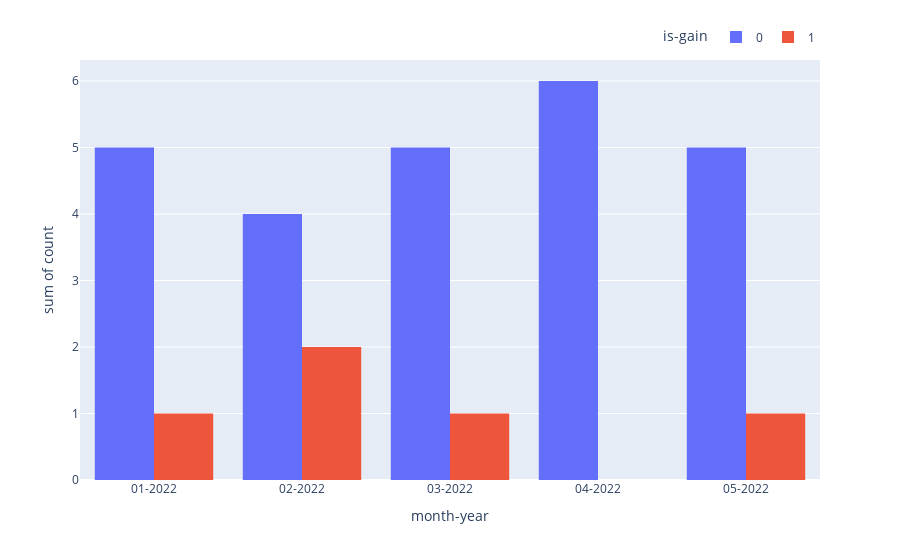

Notebook code for this chart:
### Code cell
chart_title="gain-lose"

fig = px.histogram(df_Monthly_Count, x="month-year", y="count",
             color='is-gain', barmode='group',height=500)

fig.update_layout(legend=dict(
    orientation="h",
    yanchor="bottom",
    y=1.02,
    xanchor="right",
    x=1
))
fig.show()

pio.write_image(fig, f"{report_path}\\{title}-{chart_title}.png")

### Figure 1 — Plotly figure (JSON) as saved in the notebook; plotly's stock layout.template omitted (floating-point values rounded to 4 significant figures)
{"data": [{"alignmentgroup": "True", "bingroup": "x", "histfunc": "sum", "hovertemplate": "is-gain=0<br>month-year=%{x}<br>sum of count=%{y}<extra></extra>", "legendgroup": "0", "marker": {"color": "#636efa", "pattern": {"shape": ""}}, "name": "0", "offsetgroup": "0", "orientation": "v", "showlegend": true, "type": "histogram", "x": ["01-2022", "02-2022", "03-2022", "04-2022", "05-2022"], "xaxis": "x", "y": [5, 4, 5, 6, 5], "yaxis": "y"}, {"alignmentgroup": "True", "bingroup": "x", "histfunc": "sum", "hovertemplate": "is-gain=1<br>month-year=%{x}<br>sum of count=%{y}<extra></extra>", "legendgroup": "1", "marker": {"color": "#EF553B", "pattern": {"shape": ""}}, "name": "1", "offsetgroup": "1", "orientation": "v", "showlegend": true, "type": "histogram", "x": ["01-2022", "02-2022", "03-2022", "05-2022"], "xaxis": "x", "y": [1, 2, 1, 1], "yaxis": "y"}], "layout": {"autosize": true, "barmode": "group", "legend": {"orientation": "h", "title": {"text": "is-gain"}, "tracegroupgap": 0, "x": 1, "xanchor": "right", "y": 1.02, "yanchor": "bottom"}, "margin": {"t": 60}, "xaxis": {"anchor": "y", "autorange": true, "domain": [0, 1], "range": [-0.5, 4.5], "title": {"text": "month-year"}, "type": "category"}, "yaxis": {"anchor": "x", "autorange": true, "domain": [0, 1], "range": [0, 6.316], "title": {"text": "sum of count"}, "type": "linear"}}}
